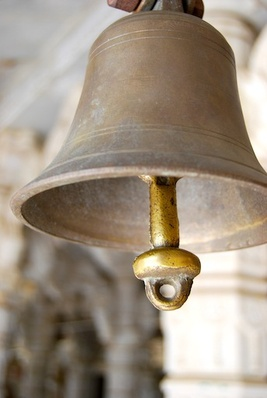
#> input picture A2_resources/bell.jpg, 267 x 398 px, shrunk from 343 x 512 before the run, found by its file name
$ jupyter execute q2.ipynb   (shell and % lines are left out)
#> lines starting #> are read from the running program, lines starting #| are printed output that depends on the picture
### Prove that subtracting the Laplacian from an image is proportional to un- sharp masking.

[cell 1]

import cv2
import numpy as np
from matplotlib import pyplot as plt
import math

[cell 2]
i1 = './A2_resources/bell.jpg'

img1 = cv2.imread(i1, 0)
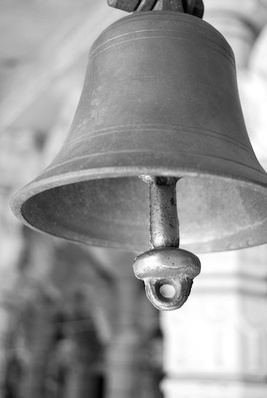
#> img1: shape (398, 267); min 0, max 255, mean 147.7
img1 = img1.astype(np.uint16)

[cell 3]
# Laplacian filters
laplacian1 = np.array([[0, 1, 0], [1, -4, 1], [0, 1, 0]])
laplacian2 = np.array([[1, 1, 1], [1, -8, 1], [1, 1, 1]])

[cell 4]
def im2col(A, block, stepsize=1):
    m,n = A.shape
    s0, s1 = A.strides
    nrows = m-block[0]+1
    ncols = n-block[1]+1
    shp = block[0],block[1],nrows,ncols
    strd = s0,s1,s0,s1

    out_view = np.lib.stride_tricks.as_strided(A, shape=shp, strides=strd)
    return out_view.reshape(block[0]*block[1],-1)[:,::stepsize]

[cell 5]
def conv(img, mat):
    a1, a2 = img.shape

    b1, b2 = mat.shape

    mat_f = np.array(mat.flatten())
    imcol = im2col(img, (a1-b1+1,a2-b2+1))
    x = np.multiply(imcol, mat_f)
    y = np.sum(x, axis = 1)
    y = y.reshape(a1-b1+1, a2-b2+1)

    return y

[cell 6]
a = conv(img1, laplacian1)
#> in im2col, `s0, s1 = A.strides`: s0 = 534; s1 = 2
#> in im2col, `strd = s0,s1,s0,s1`: strd = (534, 2, 534, 2)
#> in conv, `y = y.reshape(a1-b1+1, a2-b2+1)`:
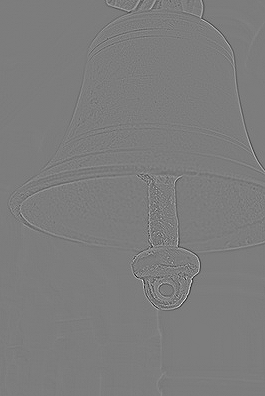
#> y: shape (396, 265) int64; min -326, max 339, mean 0; drawn with min black and max white
output = np.clip((img1[0:a.shape[0], 0:a.shape[1]] - a), 0, 255)
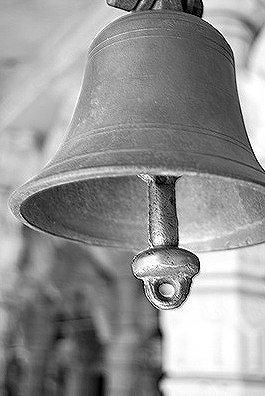
#> output: shape (396, 265) int64; min 0, max 255, mean 147.4

[cell 7]
plt.subplot(121),plt.imshow(img1, cmap = 'gray')
plt.title('Original'), plt.xticks([]), plt.yticks([])
plt.subplot(122),plt.imshow(output, cmap = 'gray')
plt.title('Sharpened'), plt.xticks([]), plt.yticks([])
plt.show()
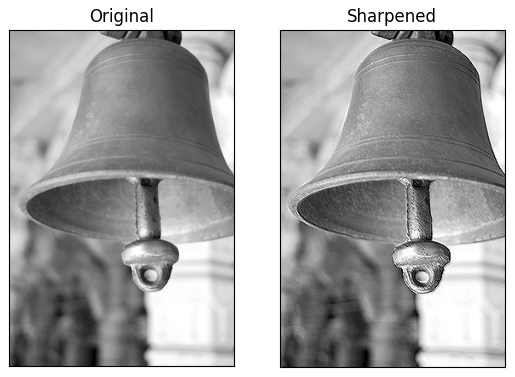
#> figure drawn by matplotlib, 2 panels

[cell 8]
i = './A2_resources/q2.jpeg'

img1 = cv2.imread(i)
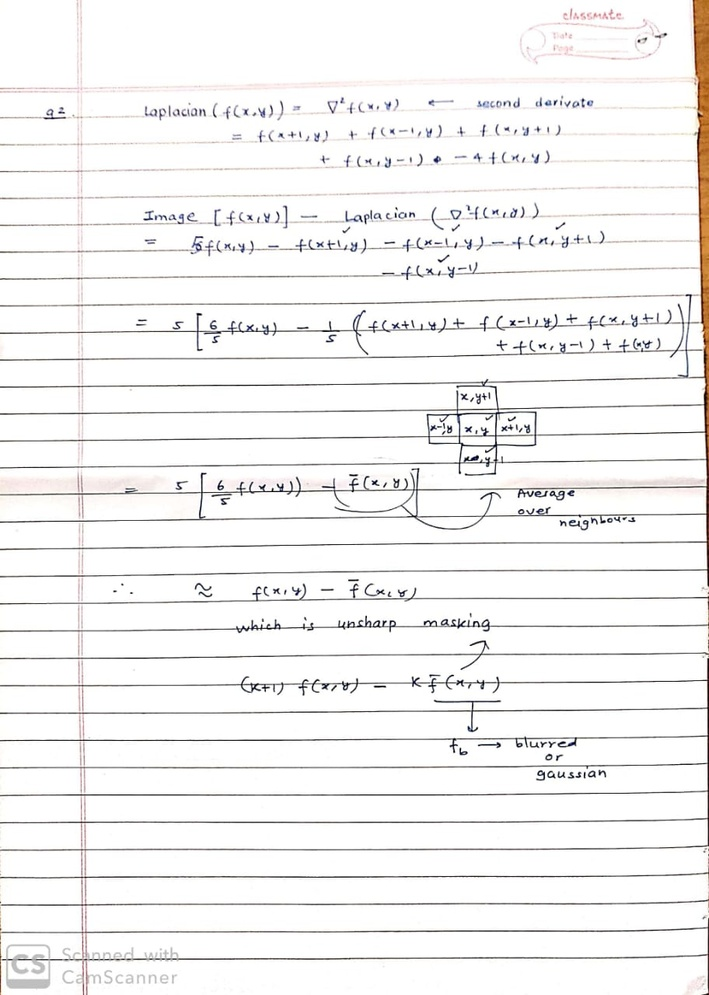
#> input picture A2_resources/q2.jpeg, 709 x 995 px, shrunk from 912 x 1280 before the run, found by its file name
#> img1 is the input picture: shape (995, 709, 3); mean B, G, R 243, 243.4, 244.3

fig = plt.figure(figsize=[18, 18])
plt.imshow(img1)
plt.title('Proof'), plt.xticks([]), plt.yticks([])
plt.show()
